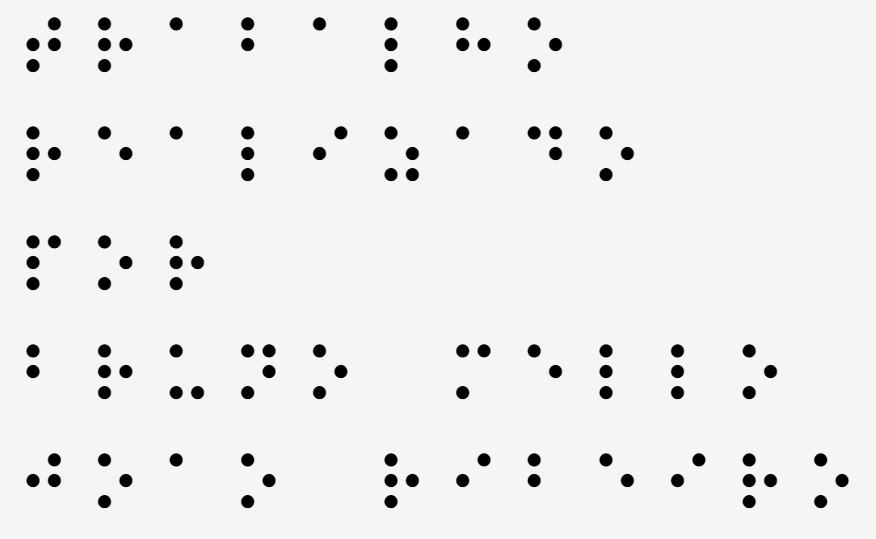
#> input picture Photos to test/third.jpg, 876 x 539 px
$ python -i main.py   (imports and definitions only)
#> lines starting #> are read from the running program, lines starting #| are printed output that depends on the picture; after the words box and inside, x2 and y2 are one past the last pixel; in counts of white or black regions, pixels touching at a corner belong together
import sys
import numpy as np
import cv2
import mouse

def capturePhoto():
    # Tirar foto com camara

    cap = cv2.VideoCapture(0)
    i=1

    while(cv2.waitKey(5)-27 and i==1):
        _, fr=cap.read()
        fr=cv2.resize(fr,(600,300),interpolation=cv2.INTER_AREA)
        if mouse.is_pressed(button="right"):
            cv2.imwrite("Frame.jpg", fr)
            i=0
            print("Tirou foto")
        cv2.imshow("Janela A", fr)

    cap.release()
    cv2.destroyAllWindows()

def filtrar_imagem(file):
#> called with file = 'Photos to test/third.jpg'
    imageBraille = cv2.imread(file)
#> imageBraille is the input picture: shape (539, 876, 3); min 0, max 254, mean 237.1
    ans = imageBraille.copy()
    gray = cv2.cvtColor(imageBraille, cv2.COLOR_BGR2GRAY)
    kernel = np.ones((5, 5), np.uint8)
    img = cv2.medianBlur(gray, 5)
    cv2.threshold(img, 127, 255, cv2.THRESH_BINARY)
    cv2.adaptiveThreshold(img, 255, cv2.ADAPTIVE_THRESH_MEAN_C, cv2.THRESH_BINARY_INV, 19, 2)
    test = cv2.adaptiveThreshold(img, 255, cv2.ADAPTIVE_THRESH_GAUSSIAN_C, cv2.THRESH_BINARY_INV, 19, 2)
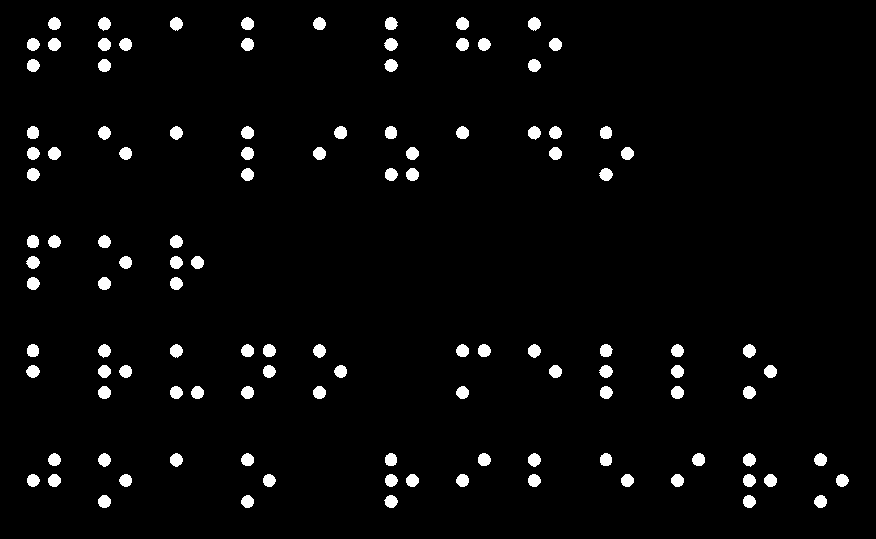
#> test: shape (539, 876); 3.2% white; 114 white regions, largest, box (x1, y1, x2, y2) and area: (170, 126, 183, 140) 135, (334, 126, 347, 139) 135, (263, 344, 276, 357) 135
    test = cv2.erode(test, kernel)
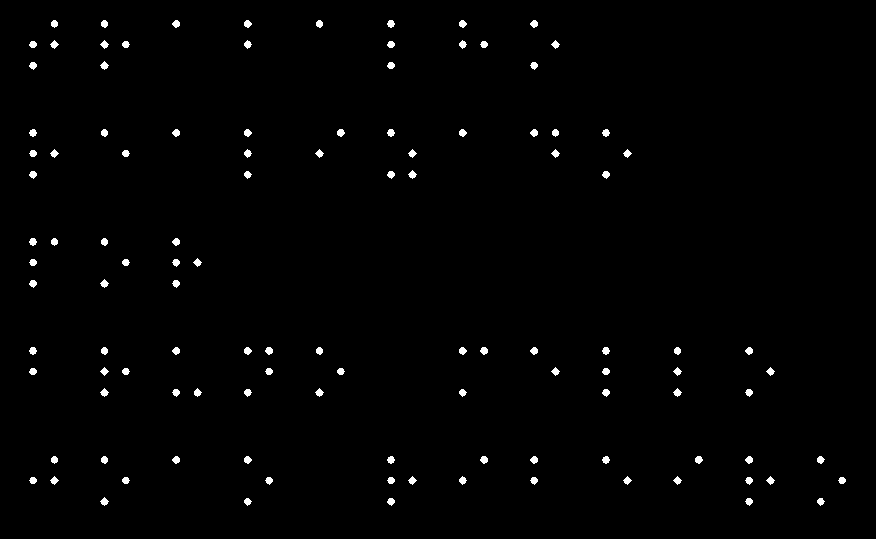
#> test: shape (539, 876); 1.1% white; 114 white regions, largest, box (x1, y1, x2, y2) and area: (337, 129, 345, 137) 47, (265, 347, 273, 355) 47, (480, 347, 488, 355) 47
    test = cv2.dilate(test, kernel)
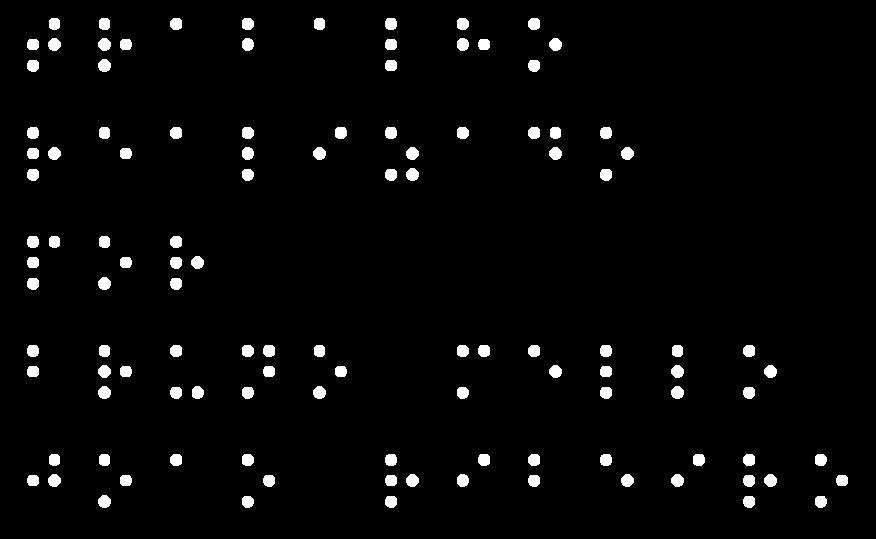
#> test: shape (539, 876); 3% white; 114 white regions, largest, box (x1, y1, x2, y2) and area: (98, 59, 111, 72) 133, (406, 168, 419, 181) 133, (98, 277, 111, 290) 133

    cv2.imshow("imagemOriginal", ans)
    cv2.imshow("Result", test)
    return test

def histograma_acumulativo(file):
    test=filtrar_imagem(file)

    height, width = test.shape[:2]
#> height = 539; width = 876
    histH = []
    for c in range(width):
        conta = 0
        for l in range(height):
            conta += test[l, c]
        histH.append(conta / height)
#> after the loop, histH = 876 values, max 65.29 at index 102, min 0 at index 0, mean 7.67

    histV = []
    for l in range(height):
        conta = 0
        for c in range(width):
            conta += test[l, c]
        histV.append(conta / width)
#> after the loop, histV = 539 values, max 46.87 at index 478, min 0 at index 0, mean 7.67

    aux = 1
    sizeHeight = []
    for l in range(height):
        if (histV[l - 1] == 0):
            aux = 0
        if (histV[l - 1] > histV[l] and aux == 0):
            sizeHeight.append(l - 1)
            aux = 1
#> after the loop, sizeHeight = [26, 46, 67, 135, 155, 176, 244, 264, 285, 353, 373, 394, 461, 482, 503]

    aux = 1
    sizeWidth = []
    for c in range(width):
        if (histH[c - 1] == 0):
            aux = 0
        if (histH[c - 1] > histH[c] and aux == 0):
            sizeWidth.append(c - 1)
            aux = 1
#> after the loop, sizeWidth = [35, 56, 106, 129, 178, 199, 249, 271, 321, 343, 393, 414, 464, 486, 536, 557, 608, 629, 679, 701, 751, 772, 822, 845]

    HH = np.zeros((101,width,3), np.uint8)
    for c in range(width):
        cv2.line(HH, (c, 100-int(histH[c]*100/255)), (c, 100), (0,0,255))
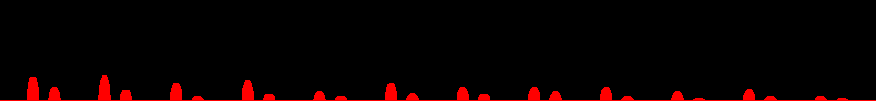
#> HH: shape (101, 876, 3); mean of channels 0, 1, 2 0, 0, 9.7; drawn as B, G, R
    cv2.imshow('HH', HH)

    HV = np.zeros((height, 101, 3), np.uint8)
    for l in range(height):
        cv2.line(HV, (int(histV[l]*100/255), l), (0, l), (0, 255, 0))
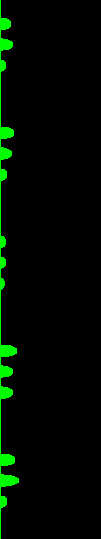
#> HV: shape (539, 101, 3); mean of channels 0, 1, 2 0, 9.6, 0; drawn as B, G, R
    cv2.imshow('HV', HV)

    return sizeWidth, sizeHeight,height, width

def get_frase(file):
    # Recebe os vetores do histograma e imagem com filtro
    sizeWidth, sizeHeight, height, width = histograma_acumulativo(file)
#> height = 539; width = 876
    thresh = filtrar_imagem(file)

    arrayTextBytes = []
    auxLine = True
    auxColumn = True
    firstLine = True

    wordByte = 0x00

    # print("tamanho array altura: ", len(sizeHeight))
    # print("tamanho array largura: ", len(sizeWidth))

    #Caso falte algum ponto nas linhas
    differenceHeight = []
    if (len(sizeHeight) % 3) != 0:

        for i in range(0, len(sizeHeight) - 1):
            x1 = sizeHeight[i]
            x2 = sizeHeight[i + 1]
            x3 = x2 - x1
            differenceHeight.append(x3)
        #print("Diferença Largura:",differenceHeight)

    # Caso falte algum ponto nas colunas
    differenceWidth = []
    if (len(sizeWidth) % 2) != 0:

        for i in range(0, len(sizeWidth) - 1):
            x1 = sizeWidth[i]
            x2 = sizeWidth[i + 1]
            x3 = x2 - x1
            differenceWidth.append(x3)
        #print("Diferença Altura:", differenceWidth)

    #insere a posicao no qual falta o ponto no vetor do histograma
    if (len(differenceWidth) != 0):
        for y in range(0, len(sizeWidth)):
            if ((sizeWidth[y + 1] - sizeWidth[y]) + 10 > max(differenceWidth)):
                sizeWidth.insert(y+1, sizeWidth[y] + min(differenceWidth))

    if (len(differenceHeight) != 0):
        for y in range(0, len(sizeHeight)):
            if ((sizeHeight[y + 1] - sizeHeight[y]) + 10 > max(differenceHeight)):
                sizeHeight.insert(y+1, sizeHeight[y] + min(differenceHeight))

    #print("Width:", sizeWidth)
    #print("Height:", sizeHeight)


    # Transformando as cordenadas em valores (Processamento)
    for i in range(3, len(sizeHeight) + 1, 3):
        auxLine = not auxLine
        for j in range(2, len(sizeWidth) + 1, 2):
            auxi = i
            auxj = j
            for x in range(auxi - 3, i):
                auxColumn = True
                firstLine = True
                for y in range(auxj - 2, j):
                    # Primeira coluna False, Segunda coluna True
                    auxColumn = not auxColumn
                    # Verificar se é a primeira linha ou a terceira
                    if (x - (auxi - 1) == 0):
                        firstLine = False
                    if (thresh[sizeHeight[x], sizeWidth[y]] == 255 and (
                            y + 1) % 2 != 0 and auxColumn == False and firstLine == True) and (
                            auxLine == False and (x + 1) % 2 != 0 or auxLine == True and x % 2 != 0):
                        wordByte += 0x20
                    if (thresh[sizeHeight[x], sizeWidth[y]] == 255 and (
                            y + 1) % 2 != 0 and auxColumn == False and firstLine == False) and (
                            auxLine == False and (x + 1) % 2 != 0 or auxLine == True and x % 2 != 0):
                        wordByte += 0x02
                    if (thresh[sizeHeight[x], sizeWidth[y]] == 255 and (
                            y + 1) % 2 == 0 and auxColumn == True and firstLine == True) and (
                            auxLine == False and (x + 1) % 2 != 0 or auxLine == True and x % 2 != 0):
                        wordByte += 0x10
                    if (thresh[sizeHeight[x], sizeWidth[y]] == 255 and (
                            y + 1) % 2 == 0 and auxColumn == True and firstLine == False) and (
                            auxLine == False and (x + 1) % 2 != 0 or auxLine == True and x % 2 != 0):
                        wordByte += 0x01
                    if (thresh[sizeHeight[x], sizeWidth[y]] == 255 and (y + 1) % 2 != 0) and (
                            auxLine == False and (x + 1) % 2 == 0 or auxLine == True and x % 2 == 0):
                        wordByte += 0x08
                    if (thresh[sizeHeight[x], sizeWidth[y]] == 255 and (y + 1) % 2 == 0) and (
                            auxLine == False and (x + 1) % 2 == 0 or auxLine == True and x % 2 == 0):
                        wordByte += 0x04

            #Insere a palavra
            arrayTextBytes.append(wordByte)
            wordByte = 0x00
        # Para quebrar linhas
        arrayTextBytes.append(0x00)
#> this loop made 5 passes
#> (i, auxLine) on passes 1 to 5: (3, False), (6, True), (9, False), (12, True), (15, False)
#> after the loop, arrayTextBytes = 65 values, max 58 at index 26, min 0 at index 8, mean 24.58


    #print("Letras: ", arrayTextBytes)

    # Dicionario
    dictionaryByte = [0x20, 0x28, 0x30, 0x34, 0x24, 0x38, 0x3c, 0x2c, 0x18, 0x1c, 0x22, 0x2a, 0x32, 0x36, 0x26, 0x3a,
                      0x7e, 0x2e, 0x1a, 0x1e, 0x23, 0x2b, 0x1d, 0x33, 0x37, 0x27]

    wordASCI = ['a', 'b', 'c', 'd', 'e', 'f', 'g', 'h', 'i', 'j', 'k', 'l', 'm', 'n', 'o', 'p', 'q', 'r', 's', 't', 'u',
                'v', 'w', 'x', 'y', 'z']

    arrayTextTranslate = []

    #Traduzir as palavras
    for i in range(len(arrayTextBytes)):
        for j in range(len(dictionaryByte)):
            if arrayTextBytes[i] == dictionaryByte[j]:
                arrayTextTranslate.append(wordASCI[j])
            elif arrayTextBytes[i] == 0:
                arrayTextTranslate.append(" ")
#> this loop made 65 passes
#> after the loop, arrayTextTranslate = 665 items, first 6: 't', 'r', 'a', 'b', 'a', 'l'

    #Transformar em string e tirar os espacos a mais
    stringText = ''.join(arrayTextTranslate)
    stringText = " ".join(stringText.split())

    print(stringText)
#| trabalho realizado por bruno mello joao ribeiro

def menu():
    print("************Welcome to Best Guys Software!**************")
    print()

    choice = input("""
                      A: Process de image
                      B: Take the picture and process
                      Q: Exit

                      Please enter your choice: """)

    if choice == "A" or choice =="a":
        file = input("Put the name of file:")
        get_frase(file)
    elif choice == "B" or choice =="b":
        image = capturePhoto()
        get_frase('Frame.jpg')
    elif choice=="Q" or choice=="q":
        sys.exit()
    else:
        print("You must only select either A or B")
        print("Please try again")
        menu()

# [2 lines not run here, left out]

>>> result = get_frase('Photos to test/third.jpg')

$ run again, on Photos to test/grupo.png
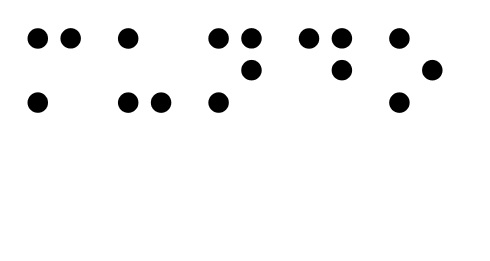
#> input picture Photos to test/grupo.png, 490 x 261 px
#> in filtrar_imagem, imageBraille is the input picture: shape (261, 490, 3); min 0, max 255, mean 244.5
#> in filtrar_imagem, `test = cv2.erode(test, kernel)`:
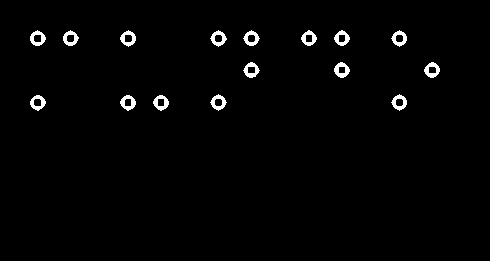
#> test: shape (261, 490); 1.7% white; 16 white regions, largest, box (x1, y1, x2, y2) and area: (334, 62, 350, 78) 146, (424, 62, 440, 78) 141, (243, 62, 260, 78) 139
#> after the loop in histograma_acumulativo, `for c in range(width):`: histH = 490 values, max 41.03 at index 216, min 0 at index 0, mean 10.24
#> after the loop in histograma_acumulativo, `for l in range(height):`: histV = 261 values, max 84.31 at index 36, min 0 at index 0, mean 10.24
#> after the loop in histograma_acumulativo, `for l in range(height):`: sizeHeight = [36, 68, 100]
#> after the loop in histograma_acumulativo, `for c in range(width):`: sizeWidth = [35, 68, 126, 159, 216, 249, 307, 340, 397, 430]
#> after the loop in histograma_acumulativo, `for l in range(height):`:
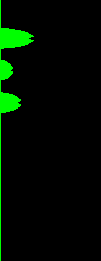
#> HV: shape (261, 101, 3); mean of channels 0, 1, 2 0, 12.4, 0; drawn as B, G, R
#> in get_frase, `sizeWidth, sizeHeight, height, width = histograma_acumulativo(file)`: sizeHeight = [36, 68, 100]; height = 261; width = 490
#> the loop in get_frase, `for i in range(3, len(sizeHeight) + 1, 3):` made 1 pass
#> (i, auxLine) on pass 1: (3, False)
#> after the loop in get_frase, `for i in range(3, len(sizeHeight) + 1, 3):`: arrayTextBytes = [50, 35, 54, 52, 38, 0]
#> the loop in get_frase, `for i in range(len(arrayTextBytes)):` made 6 passes
#> after the loop in get_frase, `for i in range(len(arrayTextBytes)):`: arrayTextTranslate = 31 items, first 6: 'm', 'u', 'n', 'd', 'o', ' '
#| mundo
